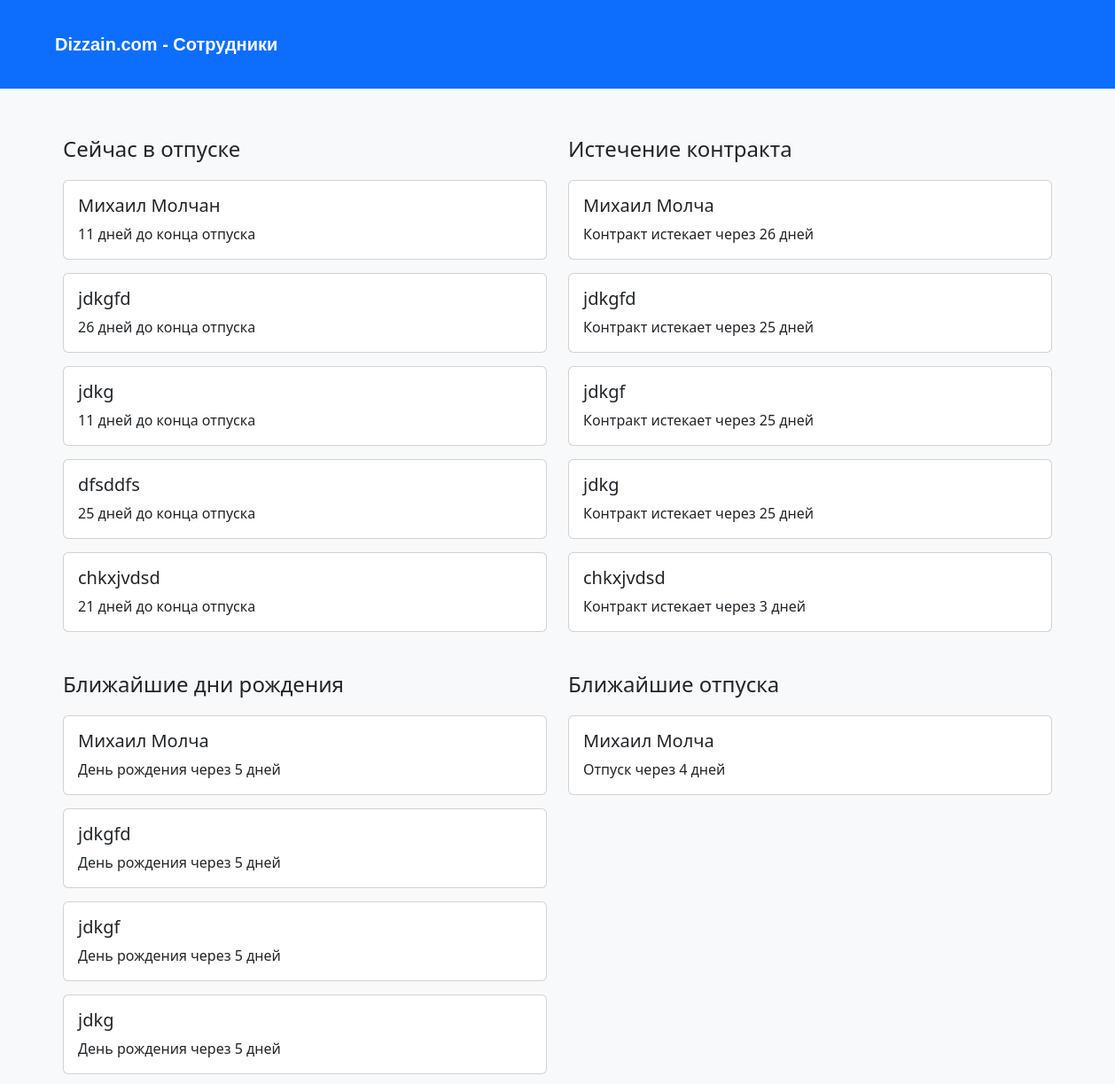
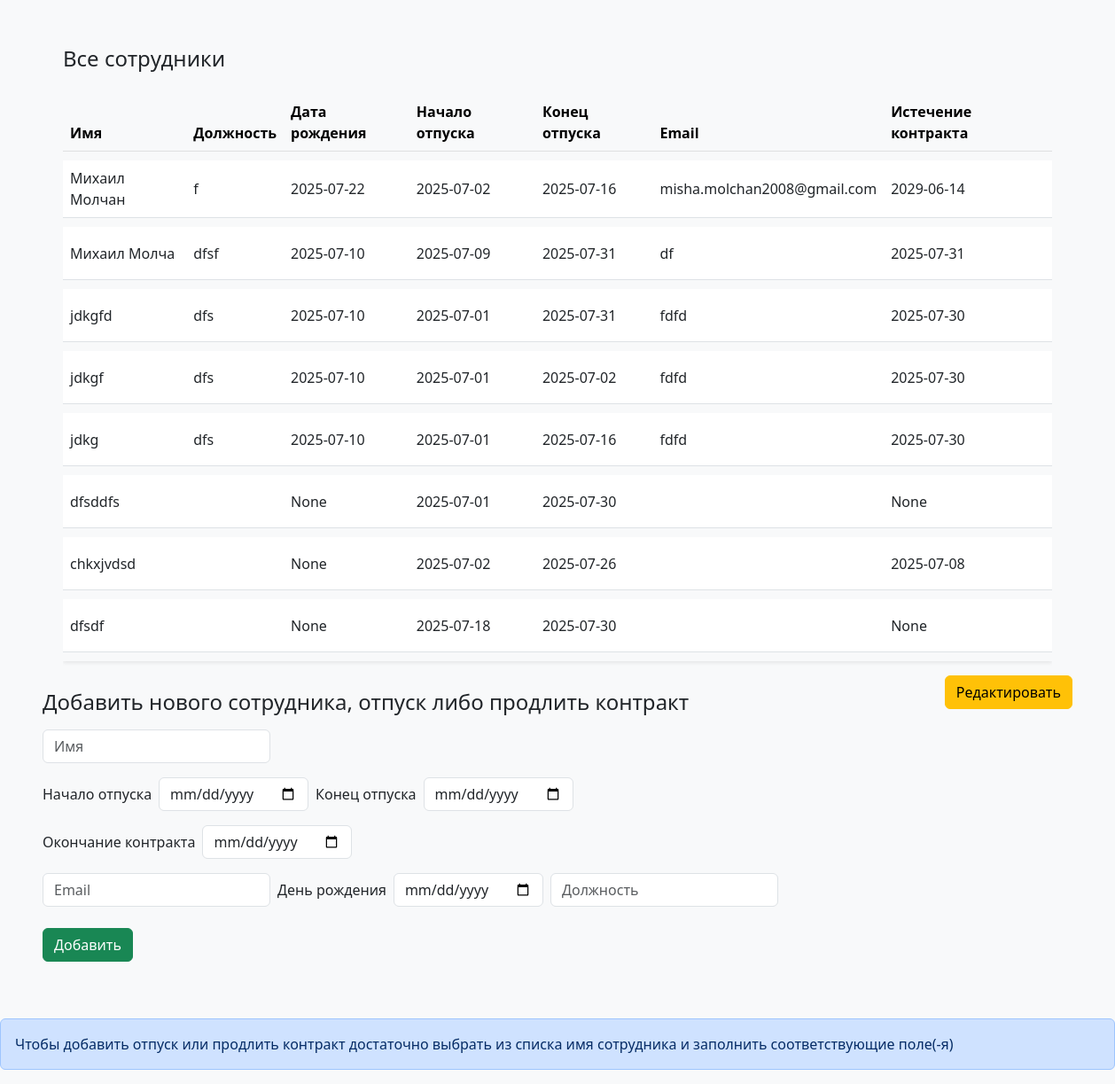
The page / on the database its author committed (2 pictures, top to bottom).
### main.py (models this page shows)
class Employee4(db.Model):
    id: Mapped[int] = mapped_column(Integer, primary_key=True, autoincrement=True)
    name: Mapped[str] = mapped_column(String(250), unique=True, nullable=False)
    position: Mapped[str] = mapped_column(String(250), nullable=True)
    birthday: Mapped[dt.date] = mapped_column(Date, nullable=True)
    vacation_start: Mapped[dt.date] = mapped_column(Date, nullable=True)
    vacation_end: Mapped[dt.date] = mapped_column(Date, nullable=True)
    email: Mapped[str] = mapped_column(String(250), nullable=True)
    contract: Mapped[dt.date] = mapped_column(Date, nullable=True)

### main.py (the view, shortened to what this page needs)
@app.route('/', methods=["GET", "POST"])
def home():
    form = AddEmployeeForm()
    return render_template('index.html', form=form, employees=get_employees(), vacation_now=vacation_now(), contract_soon=contract_soon(), birthday_soon=birthday_soon(), vacation_soon=vacation_soon())

### main.py
class AddEmployeeForm(FlaskForm):
    name = StringField('Имя', validators=[DataRequired()])
    position = StringField('Должность', validators=[Optional()])
    birthday = DateField('Дата рождения', validators=[Optional()])
    vacation_start = DateField('Начало отпуска', validators=[Optional()])
    vacation_end = DateField('Конец отпуска', validators=[Optional()])
    email = StringField('Email', validators=[Optional()])
    contract = DateField('Истечение контракта', validators=[Optional()])
    submit = SubmitField('Добавить', validators=[Optional()])

### main.py (called while the page is built)
def get_employees() -> tuple[object]:
    with app.app_context():
        employees = Employee4.query.all()
    return employees

def find_timedelta(date) -> int:
    return (date - dt.datetime.now().date()).days

def vacation_now() -> list[list]:
    employees = get_employees()
    result = []
    for employee in employees:
        if employee.vacation_start and employee.vacation_end:
            if find_timedelta(employee.vacation_end) > 0 and find_timedelta(employee.vacation_start) < 0:
                result.append([employee.name, find_timedelta(employee.vacation_end)])
        else:
            continue
    return result

def vacation_soon() -> list[list]:
    employees = get_employees()
    result = []
    for employee in employees:
        if employee.vacation_start:
            if find_timedelta(employee.vacation_start) < 7 and find_timedelta(employee.vacation_start) > 1:
                result.append([employee.name, find_timedelta(employee.vacation_start)])
        else:
            pass
    return result

def birthday_soon() -> list[list]:
    employees = get_employees()
    result = []
    for employee in employees:
        if employee.birthday:
            if find_timedelta(employee.birthday) < 7:
                result.append([employee.name, find_timedelta(employee.birthday)])
        else:
            continue
    return result

def contract_soon() -> list[list]:
    employees = get_employees()
    result = []
    for employee in employees:
        if employee.contract:
            if find_timedelta(employee.contract) < 180 :
                result.append([employee.name, find_timedelta(employee.contract)])
        else:
            continue
    return result

### templates/index.html (shortened to what this page needs)
<!DOCTYPE html>
<html lang="ru">
<head>
  <link href="https://cdn.jsdelivr.net/npm/bootstrap@5.3.0/dist/css/bootstrap.min.css" rel="stylesheet">
</head>
<body>
  <nav class="navbar navbar-expand-lg navbar-dark bg-primary">
    <div class="container-fluid">
      <a class="navbar-brand" href="#">Dizzain.com - Сотрудники</a>
    </div>
  </nav>
  <div class="container mt-4">
    <div class="row">
      <div class="col-md-6">
        <h4 class="section-title">Сейчас в отпуске
        </h4>
        {% for employee in vacation_now %}
        <div class="card">
            <div class="card-body">
                <h5 class="card-title">{{ employee[0] }}</h5>
                <p class="card-text">{{ employee[1] }} дней до конца отпуска</p>
            </div>
        </div>
        {% endfor %}
    </div>
    <div class="col-md-6">
        <h4 class="section-title">Истечение контракта</h4>
        {% for employee in contract_soon %}
        <div class="card">
            <div class="card-body">
                <h5 class="card-title">{{ employee[0] }}</h5>
                <p class="card-text">Контракт истекает через {{ employee[1] }} дней</p>
            </div>
        </div>
        {% endfor %}
      </div>
      <div class="col-md-6">
        <h4 class="section-title">Ближайшие дни рождения</h4>
        {% for employee in birthday_soon %}
        <div class="card">
          <div class="card-body">
            <h5 class="card-title">{{ employee[0] }}</h5>
            <p class="card-text">День рождения через {{ employee[1] }} дней</p>
          </div>
        </div>
        {% endfor %}
      </div>
      <div class="col-md-6">
        <h4 class="section-title">Ближайшие отпуска</h4>
        {% for employee in vacation_soon %}
        <div class="card">
          <div class="card-body">
            <h5 class="card-title">{{ employee[0] }}</h5>
            <p class="card-text">Отпуск через {{ employee[1] }} дней</p>
          </div>
        </div>
        {% endfor %}
      </div>
    </div>
  </div>
  <div class="container mt-5">
    <h4 class="mb-3">Все сотрудники</h4>
    <div class="table-responsive">
      <table class="table align-middle shadow-sm" style="border-collapse: separate; border-spacing: 0 10px;">
        <thead class="table-light">
          <tr>
            <th>Имя</th>
            <th>Должность</th>
            <th>Дата рождения</th>
            <th>Начало отпуска</th>
            <th>Конец отпуска</th>
            <th>Email</th>
            <th>Истечение контракта</th>
          </tr>
        </thead>
        <tbody>
            {% for employee in employees %}
            <tr class="bg-white" style="height: 60px;">
              <td>{{ employee.name }}</td>
              <td>{{ employee.position }}</td>
              <td>{{ employee.birthday }}</td>
              <td>{{ employee.vacation_start }}</td>
              <td>{{ employee.vacation_end }}</td>
              <td>{{ employee.email }}</td>
              <td>{{ employee.contract }}</td>
            </tr>
            {% endfor %}
        </tbody>
      </table>
    </div>
  </div>
  <form action="/edit" method="post">
    <button type="button" class="btn btn-warning mx-5" style="float: right;">Редактировать</button>
  </form>
  <h4 class="mx-5 my-3" id="add">Добавить нового сотрудника, отпуск либо продлить контракт</h2>
<form action="/" method="POST" class="table mb-5 mx-5 my-3">
  <div class="d-flex flex-wrap gap-2 align-items-center overflow-auto mb-2 my-3">
    {{ form.name(class="form-control w-auto", style="width: 130px;", placeholder="Имя", list="employee_names") }}
  </div>
  <div class="d-flex flex-wrap gap-2 align-items-center overflow-auto my-3">
    <label for="vacation_start">Начало отпуска</label>
    {{ form.vacation_start(class="form-control w-auto", style="width: 130px;", placeholder="Начало отпуска") }}
    <label for="vacation_end">Конец отпуска</label>
    {{ form.vacation_end(class="form-control w-auto", style="width: 130px;", placeholder="Конец отпуска") }}
</div>
<div class="d-flex flex-wrap gap-2 align-items-center overflow-auto my-3">
      <label for="contract">Окончание контракта</label>
      {{ form.contract(class="form-control w-auto", style="width: 130px;", placeholder="Контракт") }}
    </div>
    <div class="d-flex gap-2 align-items-center overflow-auto mb-2 my-3">
    {{ form.email(class="form-control w-auto", style="width: 180px;", placeholder="Email") }}
    <label for="birthday">День рождения</label>
    {{ form.birthday(class="form-control w-auto", style="width: 130px;", placeholder="Дата рождения") }}
    {{ form.position(class="form-control w-auto", style="width: 130px;", placeholder="Должность") }}
  </div>
  {{ form.submit(class="btn btn-success my-3") }}
</form>
<div class="alert alert-primary" role="alert">
    Чтобы добавить отпуск или продлить контракт достаточно выбрать из списка имя сотрудника и заполнить соответствующие поле(-я) <br>
</div>
</body>
</html>

### templates/index.html (style rules this page uses)
body { background-color: #f8f9fa; }
.section-title { margin-top: 30px; margin-bottom: 20px; }
.card { margin-bottom: 15px; }
nav { height: 100px; }
a.navbar-brand { font-family:Verdana, Geneva, Tahoma, sans-serif; font-weight: bolder; margin-left: 50px; }

### rows shown on the page
Employee4: name "Михаил Молчан", employee "11", position "f", birthday "2025-07-22", vacation_start "2025-07-02", vacation_end "2025-07-16", email "misha.molchan2008@gmail.com", contract "2029-06-14"
Employee4: name "jdkgfd", employee "26", employee "25", employee "5", position "dfs", birthday "2025-07-10", vacation_start "2025-07-01", vacation_end "2025-07-31", email "fdfd", contract "2025-07-30"
Employee4: name "jdkg", employee "11", employee "25", id "5", position "dfs", birthday "2025-07-10", vacation_start "2025-07-01", vacation_end "2025-07-16", email "fdfd", contract "2025-07-30"
Employee4: name "dfsddfs", employee "25", birthday "None", vacation_start "2025-07-01", vacation_end "2025-07-30", contract "None"
Employee4: name "chkxjvdsd", employee "21", employee "3", birthday "None", vacation_start "2025-07-02", vacation_end "2025-07-26", contract "2025-07-08"
Employee4: name "Михаил Молча", employee "26", employee "5", employee "4", position "dfsf", birthday "2025-07-10", vacation_start "2025-07-09", vacation_end "2025-07-31", email "df", contract "2025-07-31"
Employee4: name "jdkgf", employee "25", employee "5", position "dfs", birthday "2025-07-10", vacation_start "2025-07-01", vacation_end "2025-07-02", email "fdfd", contract "2025-07-30"
Employee4: name "dfsdf", birthday "None", vacation_start "2025-07-18", vacation_end "2025-07-30", contract "None"
